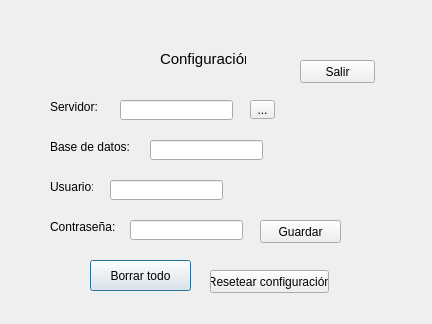
<?xml version="1.0" encoding="UTF-8"?>
<ui version="4.0">
 <class>ventanaConf</class>
 <widget class="QDialog" name="ventanaConf">
  <property name="geometry">
   <rect>
    <x>0</x>
    <y>0</y>
    <width>432</width>
    <height>324</height>
   </rect>
  </property>
  <property name="windowTitle">
   <string>Dialog</string>
  </property>
  <widget class="QLabel" name="label">
   <property name="geometry">
    <rect>
     <x>160</x>
     <y>50</y>
     <width>86</width>
     <height>18</height>
    </rect>
   </property>
   <property name="font">
    <font>
     <pointsize>11</pointsize>
    </font>
   </property>
   <property name="text">
    <string>Configuración</string>
   </property>
  </widget>
  <widget class="QPushButton" name="pushButton">
   <property name="geometry">
    <rect>
     <x>90</x>
     <y>260</y>
     <width>101</width>
     <height>31</height>
    </rect>
   </property>
   <property name="text">
    <string>Borrar todo</string>
   </property>
  </widget>
  <widget class="QLabel" name="label_2">
   <property name="geometry">
    <rect>
     <x>50</x>
     <y>100</y>
     <width>48</width>
     <height>14</height>
    </rect>
   </property>
   <property name="font">
    <font>
     <pointsize>9</pointsize>
    </font>
   </property>
   <property name="text">
    <string>Servidor:</string>
   </property>
  </widget>
  <widget class="QLabel" name="label_3">
   <property name="geometry">
    <rect>
     <x>50</x>
     <y>140</y>
     <width>81</width>
     <height>14</height>
    </rect>
   </property>
   <property name="font">
    <font>
     <pointsize>9</pointsize>
    </font>
   </property>
   <property name="text">
    <string>Base de datos:</string>
   </property>
  </widget>
  <widget class="QLabel" name="label_4">
   <property name="geometry">
    <rect>
     <x>50</x>
     <y>180</y>
     <width>43</width>
     <height>14</height>
    </rect>
   </property>
   <property name="font">
    <font>
     <pointsize>9</pointsize>
    </font>
   </property>
   <property name="text">
    <string>Usuario:</string>
   </property>
  </widget>
  <widget class="QLabel" name="label_5">
   <property name="geometry">
    <rect>
     <x>50</x>
     <y>220</y>
     <width>65</width>
     <height>14</height>
    </rect>
   </property>
   <property name="font">
    <font>
     <pointsize>9</pointsize>
    </font>
   </property>
   <property name="text">
    <string>Contraseña:</string>
   </property>
  </widget>
  <widget class="QLineEdit" name="servidor">
   <property name="geometry">
    <rect>
     <x>120</x>
     <y>100</y>
     <width>113</width>
     <height>20</height>
    </rect>
   </property>
  </widget>
  <widget class="QLineEdit" name="db">
   <property name="geometry">
    <rect>
     <x>150</x>
     <y>140</y>
     <width>113</width>
     <height>20</height>
    </rect>
   </property>
  </widget>
  <widget class="QLineEdit" name="usuario">
   <property name="geometry">
    <rect>
     <x>110</x>
     <y>180</y>
     <width>113</width>
     <height>20</height>
    </rect>
   </property>
  </widget>
  <widget class="QLineEdit" name="password">
   <property name="geometry">
    <rect>
     <x>130</x>
     <y>220</y>
     <width>113</width>
     <height>20</height>
    </rect>
   </property>
  </widget>
  <widget class="QPushButton" name="pushButton_2">
   <property name="geometry">
    <rect>
     <x>210</x>
     <y>270</y>
     <width>119</width>
     <height>23</height>
    </rect>
   </property>
   <property name="text">
    <string>Resetear configuración</string>
   </property>
  </widget>
  <widget class="QPushButton" name="pushButton_3">
   <property name="geometry">
    <rect>
     <x>300</x>
     <y>60</y>
     <width>75</width>
     <height>23</height>
    </rect>
   </property>
   <property name="text">
    <string>Salir</string>
   </property>
  </widget>
  <widget class="QToolButton" name="toolButton">
   <property name="geometry">
    <rect>
     <x>250</x>
     <y>100</y>
     <width>25</width>
     <height>19</height>
    </rect>
   </property>
   <property name="text">
    <string>...</string>
   </property>
  </widget>
  <widget class="QPushButton" name="pushButton_4">
   <property name="geometry">
    <rect>
     <x>260</x>
     <y>220</y>
     <width>81</width>
     <height>23</height>
    </rect>
   </property>
   <property name="text">
    <string>Guardar</string>
   </property>
  </widget>
 </widget>
 <resources/>
 <connections/>
</ui>
